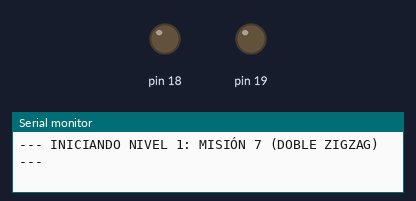
Bench run of a sketch on a simulated Arduino Uno, built with avr-gcc and run on an emulated ATmega328P. On the bench: output pins drawn as LEDs (lit = HIGH), the last lines printed to the serial monitor.

Above: at 0.1 s.
At 2.5 s:
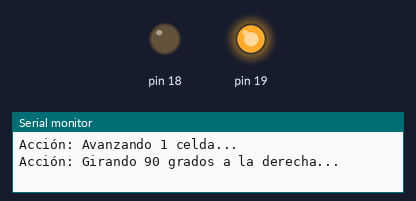
At 8.9 s:
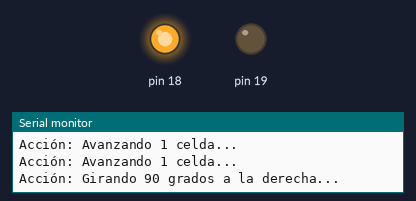
Timing chart, 0 to 10.4 s (numbered marks = the images above):
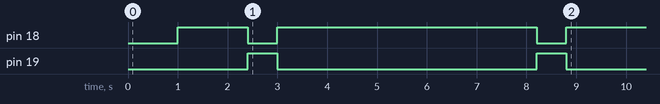

The sketch:

mision_7_doble_zigzag.ino
```cpp
/**
 * @file mision_7_doble_zigzag.ino
 * @brief Nivel 1 - Misión 7: Doble Zigzag
 * @details Planificar una secuencia de giros alternados y bucles para sortear un pasillo de obstáculos dobles.
 * @author Sistema BEKIE / WIRED
 */

#include "../logic.h"

void setup() {
  Serial.begin(115200);
  Serial.println("--- INICIANDO NIVEL 1: MISIÓN 7 (DOBLE ZIGZAG) ---");

  inicializarHardware();
  delay(1000);

  // 1. Paso inicial
  avanzarPaso();
  girarDerecha90();

  // 2. Primer bucle (N=1)
  Serial.println("[FOR 1] Avanzando 1 celda...");
  for (int i = 0; i < 1; i++) {
    avanzarPaso();
  }
  girarIzquierda90();

  // 3. Segundo bucle (N=2)
  Serial.println("[FOR 2] Avanzando 2 celdas...");
  for (int i = 0; i < 2; i++) {
    avanzarPaso();
  }
  girarDerecha90();

  // 4. Tercer bucle (N=3)
  Serial.println("[FOR 3] Avanzando 3 celdas...");
  for (int i = 0; i < 3; i++) {
    avanzarPaso();
  }
  girarIzquierda90();

  // 5. Cuarto bucle (N=1)
  Serial.println("[FOR 4] Avanzando 1 celda...");
  for (int i = 0; i < 1; i++) {
    avanzarPaso();
  }

  detenerRobot();
  Serial.println("--- MISIÓN 7 COMPLETADA ---");
}

void loop() {
}
```
